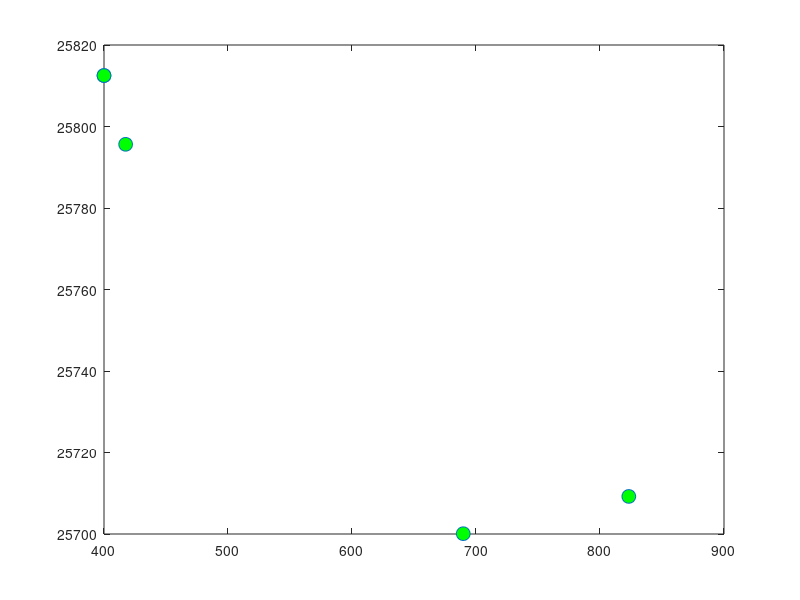
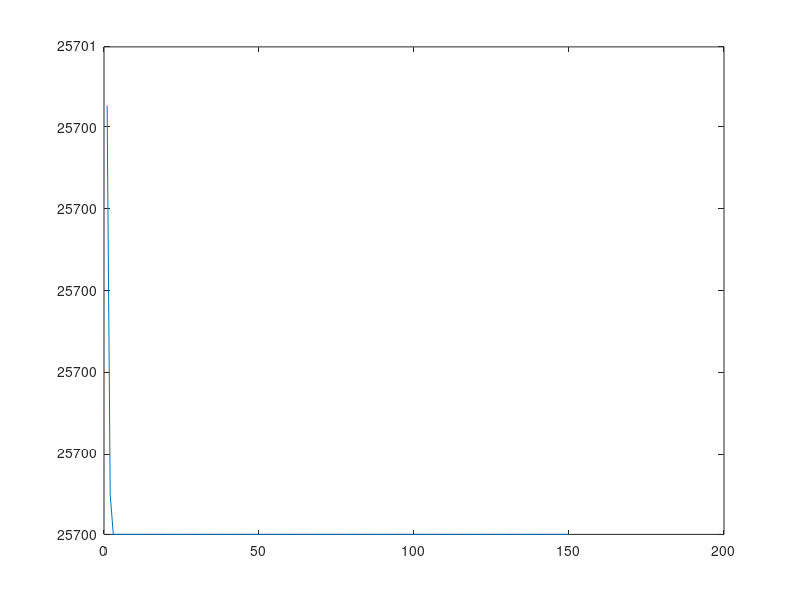

These charts were generated, in order, by the following MATLAB code:
clear all
close all

D = 5000;
C = 5;
S = 49;
P = 0.2;
M = P*C;

funObj = @(xi) D*C + D/xi*S + xi/2*M;

N = 5;
d = 1;
lb = 400;
ub = 1200;

k = 0;
kmax = 150;
c1 = 2; 
c2 = 2;

for i=1:N
    x(i, :) = rand(1, d).*(ub - lb) + lb;
    v(i, :) = zeros(1, d);
end

for i=1:N
    xi = x(i, :);
    fx(i, :) = funObj(xi);
end

[gfit, ind] = min(fx);
g = x(ind, :);
fp = fx;
p = x;
axisx = lb:ub;
axisy = [];

for i=1:length(axisx)
    axisy(i) = funObj(axisx(i));
end

while k<kmax
    k = k + 1;

    figure(1);

    plot(x, fx, 'o', 'MarkerFaceColor', 'm', 'MarkerSize', 10);
    pause(0.3);
    plot(x, fx, 'o', 'MarkerFaceColor', 'g', 'MarkerSize', 10);
    pause(0.3);
    hold off;

    for i=1:N
        xi = x(i, :);
        pi = p(i, :);
        v(i, :) = v(i, :) + c1*rand(1, d).*(pi - xi) + c2*rand(1, d).*(g - xi);
    end

    x = x + v;
    
    for i=1:N
        for j=1:d
            if x(i, j) < lb(j)
                x(i, j) = lb(j);
            elseif x(i, j) > ub(j)
                x(i, j) = ub(j);
            end
        end
    end

    for i=1:N
        xi = x(i, :);
        fx(i, :) = funObj(xi);
    end

    [gfitkplus1, ind] = min(fx);

    if gfitkplus1 < gfit
        gfit = gfitkplus1;
        g = x(ind, :);
    end

    for i=1:N
        if fx(i, :) < fp(i, :)
            fp(i, :) = fx(i, :);
            p(i, :) = x(i, :);
        end
    end

    Evolution(k) = gfit;
end

figure;
plot(Evolution);
disp(['Best solution: ', num2str(g)]);
disp(['Best fitness: ', num2str(gfit)]);